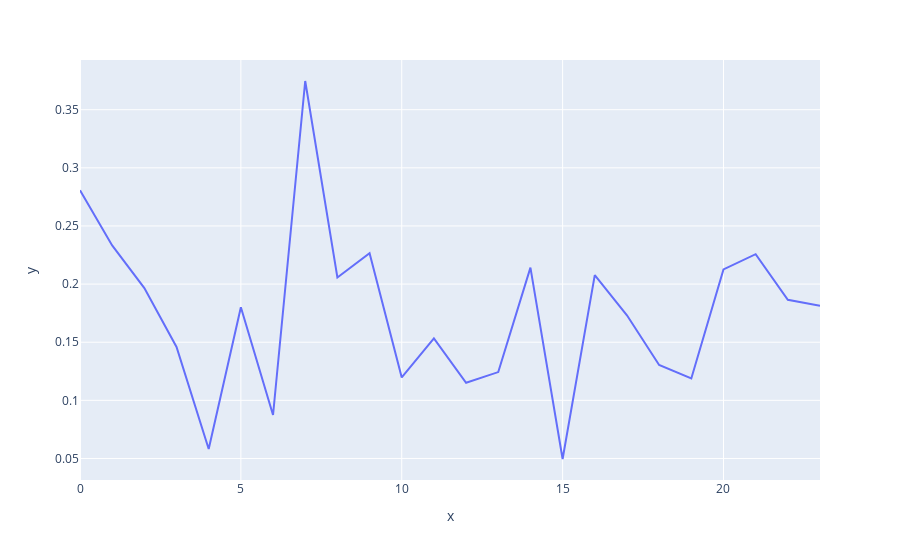

Notebook source saved alongside this figure:
### Code cell
import matplotlib.pyplot as plt
data_mod=data_feed(all_data)
reconstructions = m.predict(data_mod[0])
train_loss = tf.keras.losses.mae(reconstructions, data_mod[0])

import plotly.express as px
import numpy as np
df_loss = pd.DataFrame(train_loss)
x=range(0,len(df_loss))
y=df_loss.iloc[:,0]
fig = px.line(x=x,y=y)
fig.show()

### Figure 1 — Plotly figure (JSON) as saved in the notebook; plotly's stock layout.template omitted (floating-point values rounded to 4 significant figures)
{"data": [{"hovertemplate": "x=%{x}<br>y=%{y}<extra></extra>", "legendgroup": "", "line": {"color": "#636efa", "dash": "solid"}, "marker": {"symbol": "circle"}, "mode": "lines", "name": "", "orientation": "v", "showlegend": false, "type": "scatter", "x": [0, 1, 2, 3, 4, 5, 6, 7, 8, 9, 10, 11, 12, 13, 14, 15, 16, 17, 18, 19, 20, 21, 22, 23], "xaxis": "x", "y": [0.2808, 0.2333, 0.1965, 0.1459, 0.05815, 0.1801, 0.08738, 0.3747, 0.2057, 0.2265, 0.1197, 0.1533, 0.1151, 0.1243, 0.2141, 0.04954, 0.2077, 0.1731, 0.1304, 0.1188, 0.2126, 0.2258, 0.1865, 0.1813], "yaxis": "y"}], "layout": {"legend": {"tracegroupgap": 0}, "margin": {"t": 60}, "xaxis": {"anchor": "y", "domain": [0, 1], "title": {"text": "x"}}, "yaxis": {"anchor": "x", "domain": [0, 1], "title": {"text": "y"}}}}
